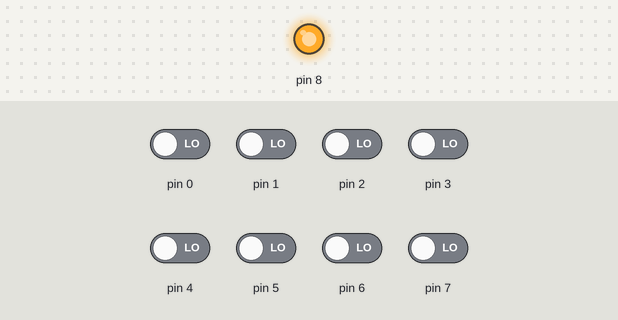
A sketch run on a simulated Arduino Uno, built with avr-gcc and run on an emulated ATmega328P. Shown: output pins drawn as LEDs (lit = HIGH). The test bench sets the inputs (shaded band); at power-on: pin 0–7 LOW.

Above: at 0.8 s.
0.9 s: pin 1 driven HIGH
At 1.06 s:
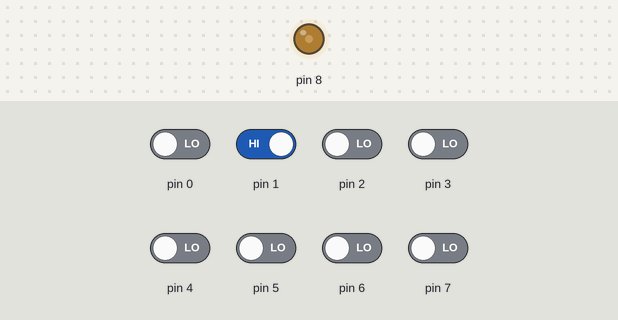
3.9 s: pin 0 driven HIGH
5.4 s: pin 0 driven LOW
8.4 s: pin 1 driven LOW
Timing chart, 0 to 10.9 s (numbered marks = the images above; inputs shaded):
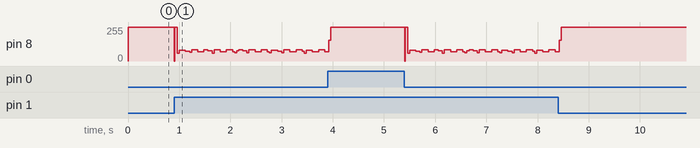

The sketch:

UART_Bit_Bang_UNO.ino
```cpp
volatile long wait = 1;

char inport(void);
void outport(char bit);
void init_port(void);
void UART_sender(unsigned char data);
void delay1(unsigned long n);

void setup()
{
    init_port();

    while(1)
    {
        unsigned char input = inport();

        if(input == 0x01)
        {
            UART_sender(0xFF);
        }

        if(input == 0x02)
        {
            UART_sender(0x81);
        }
    }
}

void loop()
{
}

/*--------------------------------------------------*/
/* UART TRANSMITTER                                 */
/*--------------------------------------------------*/

void UART_sender(unsigned char data)
{
    unsigned char i;

    /* UART Idle = HIGH */
    outport(1);

    /* Start Bit = LOW */
    outport(0);
    delay1(wait);

    /* 8 Data Bits (LSB First) */
    for(i = 0; i < 8; i++)
    {
        outport((data >> i) & 0x01);
        delay1(wait);
    }

    /* Stop Bit = HIGH */
    outport(1);
    delay1(wait);
}

/*--------------------------------------------------*/
/* GPIO INITIALIZATION                              */
/*--------------------------------------------------*/

void init_port(void)
{
    volatile unsigned char *ddrb = (volatile unsigned char *)0x24;

    /* PB0 output (Arduino D8) */
    *ddrb |= 0x01;

    /* UART idle state HIGH */
    outport(1);
}

/*--------------------------------------------------*/
/* PB0 OUTPUT                                       */
/*--------------------------------------------------*/

void outport(char bit)
{
    volatile unsigned char *portb =
        (volatile unsigned char *)0x25;

    if(bit)
    {
        *portb |= 0x01;
    }
    else
    {
        *portb &= 0xFE;
    }
}

/*--------------------------------------------------*/
/* PORTD INPUT                                      */
/*--------------------------------------------------*/

char inport(void)
{
    volatile unsigned char *pind = (volatile unsigned char *)0x29;

    return *pind;
}

/*--------------------------------------------------*/
/* SOFTWARE DELAY                                   */
/*--------------------------------------------------*/

void delay1(unsigned long n)
{
    volatile unsigned long i;

    while(n--)
    {
        for(i = 0; i < 1000; i++)
        {
            ;
        }
    }
}
```
